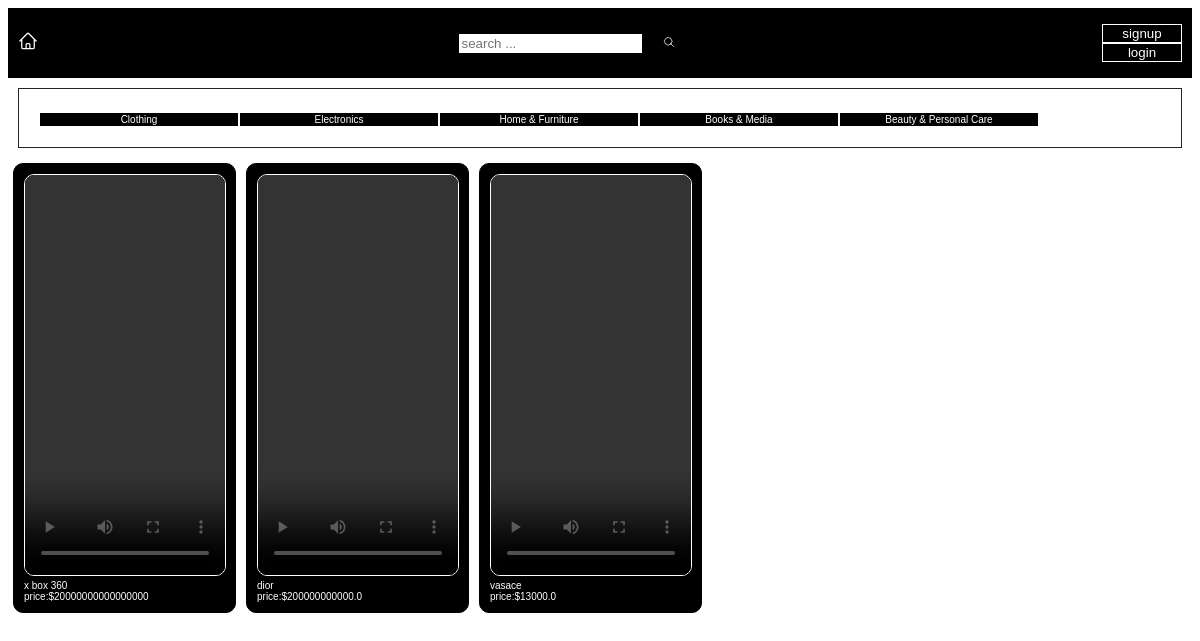
The page / on the database its author committed.
### store/models.py (models this page shows, shortened)
class Category(models.Model):
    tittle = models.CharField(max_length=100)
    slug = models.SlugField(max_length=100)

class Product(models.Model):
    ACTIVE = 'active'
    DELETED = 'deleted'
    STATUS_CHOICES = (
        (ACTIVE,"active"),
        (DELETED,"deleted")
    )
    user = models.ForeignKey(User,on_delete=models.CASCADE,related_name="products")
    category = models.ForeignKey(Category,on_delete=models.CASCADE,related_name='products',null=True)
    tittle = models.CharField(max_length=100)
    slug = models.SlugField(max_length=100)
    video = models.FileField(upload_to="video/%y",validators=[filesize],null=True)
    video_count = models.PositiveBigIntegerField(default=0)
    banner = models.ImageField(upload_to=("bannerimage"),null=True)
    description = models.TextField(blank=True)
    price = models.IntegerField()
    created_at = models.DateTimeField(auto_now_add=True)
    updated_at = models.DateTimeField(auto_now=True)
    status = models.CharField(max_length=50,choices=STATUS_CHOICES,default=ACTIVE)
    def pricedisplay(self):
        return self.price / 100

### core/views.py (the view)
# urls.py: path("",views.homepage,name = 'homepage')
def homepage(request):
    product = Product.objects.all()
    return render(request,"core/homepage.html",{
        "products":product
    })

### store/templatetags/menu.py (called while the page is built)
@register.inclusion_tag("core/menu.html")
def menu():
    category = Category.objects.all()
    return {"categories":category}

### core/templates/core/homepage.html (shortened to what this page needs)
{% load static %}
{% load menu %}
<!DOCTYPE html>
<html lang="en">
<head>
    <link rel="stylesheet" href="{% static 'trialmultivendor/homepage.css' %}">
</head>
<body>
    {% block body %}
        <div class="first">
            <div class="home">
                <a href="{% url 'homepage' %}">
                </a>
            </div>
            <div class="search">
                <form method="get" action="/search/">
                    <input type="search" name="query" placeholder="search ..." id="in">
                    <button id="btnsearch">
                        <svg id="sear" xmlns="http://www.w3.org/2000/svg" fill="none" viewBox="0 0 24 24" stroke-width="1.5" stroke="currentColor" class="w-6 h-6">
                            <path stroke-linecap="round" stroke-linejoin="round" d="M21 21l-5.197-5.197m0 0A7.5 7.5 0 105.196 5.196a7.5 7.5 0 0010.607 10.607z" />
                        </svg>
                    </button>
                </form>
            </div>
            {% if request.user.is_authenticated %}
            <div class="account">
                <a href="{% url 'account' user.id %}">
                    <svg id="accont" xmlns="http://www.w3.org/2000/svg" fill="none" viewBox="0 0 24 24" stroke-width="1.5" stroke="currentColor" class="w-6 h-6">
                        <path stroke-linecap="round" stroke-linejoin="round" d="M15.75 6a3.75 3.75 0 11-7.5 0 3.75 3.75 0 017.5 0zM4.501 20.118a7.5 7.5 0 0114.998 0A17.933 17.933 0 0112 21.75c-2.676 0-5.216-.584-7.499-1.632z" />
                    </svg>
                </a>
            </div>
            {% else %}
                <div class="log">
                    <a href="{% url 'signup' %}"><button id="signup">signup</button></a>
                    <br>
                    <a href="{% url 'login' %}"><button id="login">login</button></a>
                </div>
            {% endif %}
        </div>
        <div class="promenu">
            <div class="menu">
                {% menu %}
            </div>
        </div>
        <div class="content">
                <div class="products">
                    {% for product in products %}
                            <div class="product">
                                    <a href="{% url 'productdetail' product.category.slug product.slug %}">
                                        <div class="image">
                                            <video id="my-video" class="custom-video" controls>
                                                <source src="{{ product.video.url }}" type="video/mp4">
                                            </video>
                                        </a>
                                    </div>
                                    <div class="price">
                                        {{product.tittle}}
                                        <br>
                                        price:${{product.pricedisplay}}
                                    </div>
                            </div>
                    {% endfor %}
    {% endblock %}
</body>
</html>

### core/templates/core/menu.html (shortened to what this page needs)
{% load static %}
<!DOCTYPE html>
<html lang="en">
<head>
    <link rel="stylesheet" href="{% static 'C:\Users\user\Desktop\djangoprojects2\ecomerce\trialmultivendor\core\static\trialmultivendor\menu.css' %}">
</head>
<body>
    {% block body %}
        <div class="category">
            {% for category in categories %}
                <a href="{% url 'categorydetail' category.slug %}"><button id="category">{{category.tittle}}</button></a>
                <br>
            {% endfor %}
        </div>
    {% endblock %}
</body>
</html>

### rows shown on the page
Category: tittle "Clothing"
Category: tittle "Electronics"
Category: tittle "Home & Furniture"
Category: tittle "Books & Media"
Category: tittle "Beauty & Personal Care"
Product: tittle "x box 360", pricedisplay "20000000000000000"
Product: tittle "dior", pricedisplay "200000000000.0"
Product: tittle "vasace", pricedisplay "13000.0"
